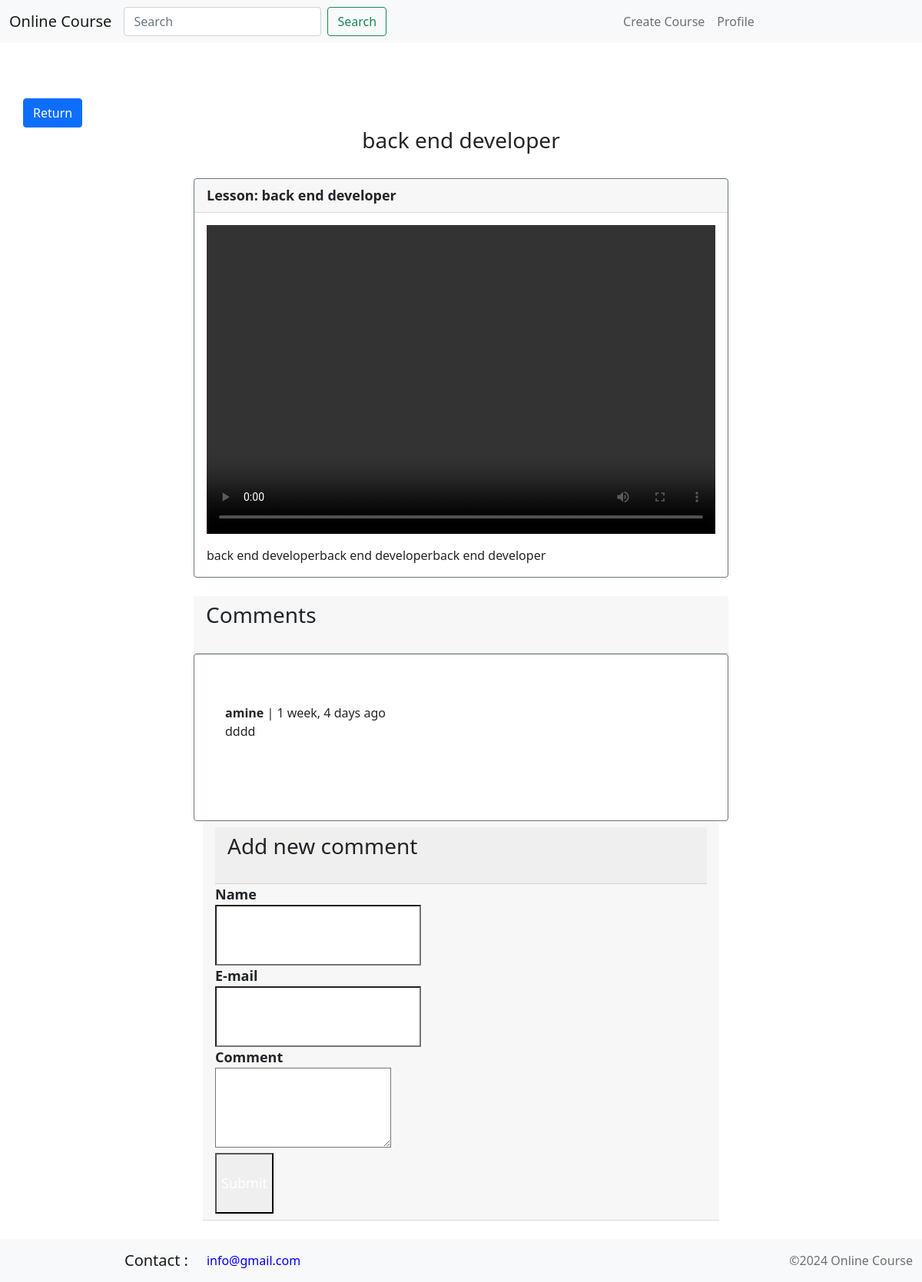
The page /course/back end developer/lessons/1 (signed in) on the database its author committed.
### course/models.py (models this page shows, shortened)
class Lessons(models.Model):
    course = models.ForeignKey(Course, on_delete=models.CASCADE)
    title = models.CharField(max_length=200)
    video = models.FileField(blank=True, null=True, upload_to='course_videos/')
    content = models.TextField()
    created_at = models.DateTimeField(auto_now_add=True)

class Course(models.Model):
    title = models.CharField(max_length=100)
    content = models.TextField()
    image = models.ImageField(upload_to='course_images/')
    instructor = models.ForeignKey(CustomUser, on_delete=models.CASCADE)
    duration = models.CharField(max_length=200)
    created_at = models.DateTimeField(auto_now_add=True)
    def __str__(self):
        return self.title

class Comment(models.Model):
    lesson = models.ForeignKey(Lessons, related_name='comments', on_delete=models.CASCADE)
    name = models.CharField(max_length=200)
    comment = models.TextField()
    created_at = models.DateTimeField(auto_now_add=True)

### course/views.py (the view)
# urls.py: path('course/<str:title>/lessons/<int:lesson_id>', views.lessons_details, name='lessons'),
def lessons_details(request, lesson_id, title):
    if request.user.is_authenticated:
        title = title.replace('-', '')
        lesson_dt = get_object_or_404(Lessons, id=lesson_id)
        if request.method == 'POST':
            form = CommentForm(request.POST)
            if form.is_valid():
                form.save()
                return redirect('lessons_details', lesson_id=lesson_id, title=title)
        return render(request, 'pages/lesson.html', {'lesson_dt': lesson_dt})
    else:
        return redirect('login')

### course/templates/pages/lesson.html (shortened to what this page needs)
{% include 'pages/base.html' %}
<!DOCTYPE html>
<html>
<head>
    <link href="https://cdn.jsdelivr.net/npm/bootstrap@5.0.2/dist/css/bootstrap.min.css" rel="stylesheet">
</head>
<body>
    {% block content %}
    <br>
    <small class="text-muted" style="padding: 30px;">
        <a href="{% url 'course_details' lesson_dt.course.title|slugify %}" class="btn btn-primary">Return</a>
    </small>
    <br>
    <div class="container" style="width: 60%;">
        <h3 class="text-center">
            {{ lesson_dt.course }}
        </h3>
        <br>
        <div class="card border-secondary">
            <div class="card-header" style="font-weight: bold; font-size: large;">
                Lesson: {{ lesson_dt.title }}
            </div>
            <div class="card-body">
                <div class="video-container">
                    <video controls>
                        <source src="{{ lesson_dt.video.url }}" type="video/mp4" />
                    </video>
                </div>
                <p class="card-text">
                    {{ lesson_dt.content }}
                </p>
            </div>
        </div>
        <br>
    </div>
    <div class="container" style="width: 60%;" >
        <div class="card-header" style="font-weight: bold; font-size: large;">
            <h3 class="mb-4 text-xl">Comments</h3>
        </div>
        <div class="card border-secondary" style="padding: 40px;">
        {% for comment in lesson_dt.comments.all %}
            <div class="mb-4 w-full py-4 px-6 rounded-xl bg-white">
                <strong>{{ comment.name }}</strong> | {{ comment.created_at|timesince }} ago<br>
                <p class="text-gray-500">{{ comment.comment }}</p>
            </div>
        {% endfor %}
        </div>
        <div class="container" >
        <div class="card-header" style="font-weight: bold; font-size: large;">
        <div class="card-header" style="font-weight: bold; font-size: large;">
            <h3 class="mb-4 text-xl">Add new comment</h3>
        </div>
        <form method="post" action="{% url 'lessons' lesson_id=lesson_dt.id title=lesson_dt.title %}" class="space-y-4">
            <div>
                <label>Name</label><br>
                <input type="text" name="name" class="w-full py-4 px-6 rounded-xl bg-white">
            </div>
            <div>
                <label>E-mail</label><br>
                <input type="email" name="email" class="w-full py-4 px-6 rounded-xl bg-white">
            </div>
            <div>
                <label>Comment</label><br>
                <textarea name="title" class="w-full py-4 px-6 rounded-xl bg-white"></textarea>
            </div>
            <div>
                <button class="py-4 px-6 rounded-xl bg-emerald-800 text-white">Submit</button>
            </div>
        </form>
            </div>
        </div>
    </div>
<br>
    {% endblock %}
    {% include 'pages/footer.html' %}
</body>
</html>

### course/templates/pages/lesson.html (style rules this page uses)
.video-container { position: relative; padding-bottom: 56.25%; padding-top: 30px; height: 0; overflow: hidden; }
.video-container video { position: absolute; top: 0; left: 0; width: 100%; height: 100%; }

### rows shown on the page
Lessons: course "back end developer", title "back end developer", content "back end developerback end developerback end developer"
Comment: name "amine", created_at "1 week, 4 days", comment "dddd"
